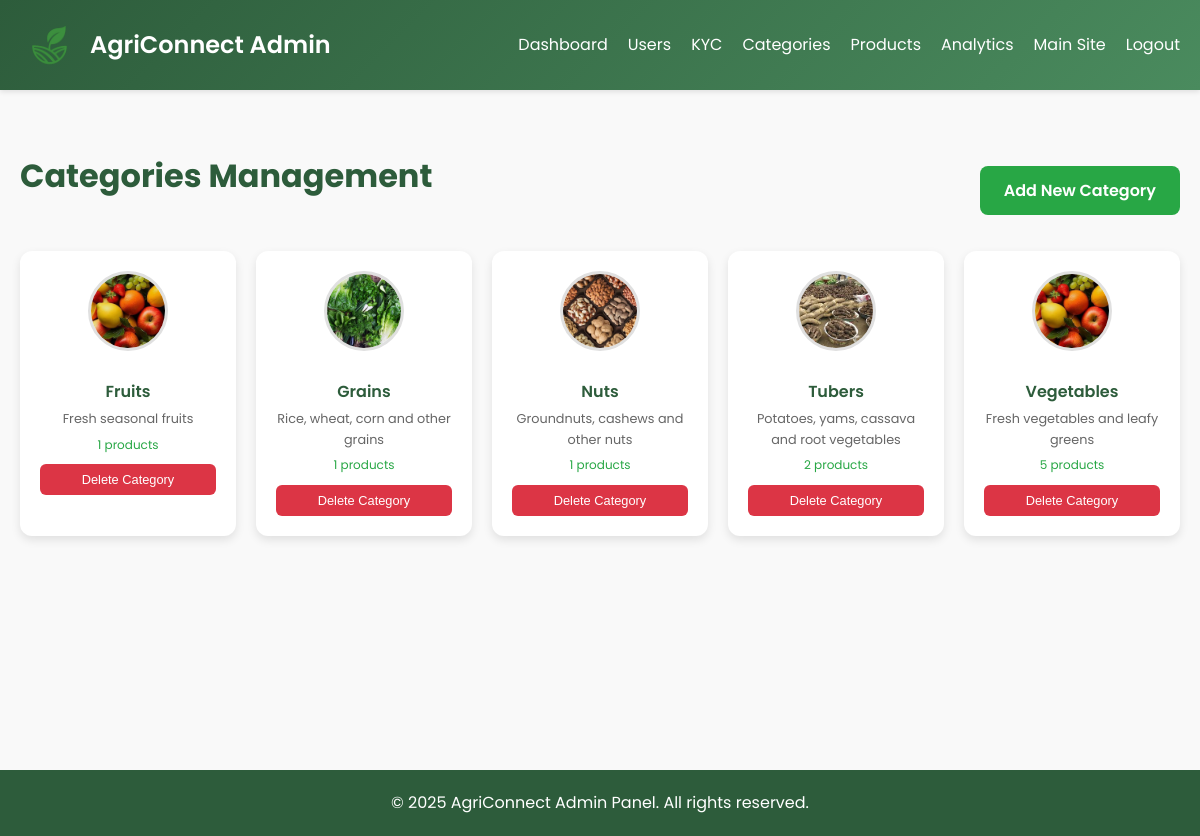
The app's page /admin/categories (signed in) with its own data.
### app/models/product.py (models this page shows, shortened)
class Category(db.Model):
    __tablename__ = 'categories'
    id = db.Column(db.Integer, primary_key=True)
    name = db.Column(db.String(50), nullable=False, unique=True)
    description = db.Column(db.Text, nullable=True)
    parent_id = db.Column(db.Integer, db.ForeignKey('categories.id'), nullable=True)
    created_at = db.Column(db.DateTime, default=datetime.now)
    image = db.Column(db.String(255), nullable=True)  # Path or URL to the category image
    parent = db.relationship('Category', remote_side=[id], backref='subcategories', lazy=True)

### app/views/admin/__init__.py (the view)
@admin_bp.route('/categories', methods=['GET'])
@login_required
@admin_required
def list_categories():
    categories = Category.query.order_by(Category.parent_id, Category.name).all()
    return render_template('admin/categories.html', categories=categories)

### app/extensions.py (called while the page is built)
def initialize_extensions(app: Flask):
    db.init_app(app)
    login_manager.init_app(app)
    bcrypt.init_app(app)
    login_manager.login_view = 'auth.login'  # Redirect to the login page if not authenticated
    login_manager.login_message = 'Please log in to access this page.'  # Custom message for unauthenticated users
    login_manager.session_protection = 'strong'  # Use strong session protection
    socketio.init_app(app)  # Initialize SocketIO with the Flask app
    from app.models.user import User
    @login_manager.user_loader
    def load_user(user_id: str) -> Optional[User]:
        return User.query.get(int(user_id))

### app/views/admin/__init__.py (called while the page is built)
def admin_required(func):
    from functools import wraps
    @wraps(func)
    def wrapper(*args, **kwargs):
        if not current_user.is_authenticated or current_user.role != 'admin':
            flash('Admin access required.', 'danger')
            return redirect(url_for('main.index'))
        return func(*args, **kwargs)
    return wrapper

### app/templates/admin/categories.html (shortened to what this page needs)
{% extends 'admin/base.html' %}
{% block content %}
<section class="products-section">
    <div class="container">
        <div class="products-header">
            <h2>Categories Management</h2>
            <a href="{{ url_for('admin.add_category') }}" class="cta-button">Add New Category</a>
        </div>
        <div class="categories-grid">
            {% for category in categories if not category.parent_id %}
            <div class="category-card" style="height: auto;">
                {% if category.image %}
                <img class="category-img" src="{{ category.image }}" alt="{{ category.name }}" />
                {% else %}
                <div class="category-img"
                    style="background: linear-gradient(135deg, #28a745, #20c997); color: white; display: flex; align-items: center; justify-content: center; font-size: 1.5rem;">
                    📂
                </div>
                {% endif %}
                <div style="margin-top: 10px;">
                    <p class="category-name">{{ category.name }}</p>
                    {% if category.description %}
                    <p style="font-size: 0.8rem; color: #666; margin: 5px 0;">{{ category.description[:60] }}</p>
                    {% endif %}
                    <p style="font-size: 0.75rem; color: #28a745; margin: 5px 0;">
                        {{ category.products|length }} products
                    </p>
                    <form method="post" action="{{ url_for('admin.delete_category', category_id=category.id) }}"
                        style="margin-top: 10px;">
                        <button type="submit"
                            onclick="return confirm('Delete category {{ category.name }}? This will also delete all products in this category.')"
                            style="width: 100%; background: #dc3545; color: white; border: none; border-radius: 6px; padding: 8px; font-size: 0.8rem; cursor: pointer;">
                            Delete Category
                        </button>
                    </form>
                </div>
            </div>
            {% endfor %}
        </div>
    </div>
</section>
{% endblock %}

### app/static/css/UserDashboard.css (style rules this page uses)
* { margin: 0; padding: 0; box-sizing: border-box; }
body { font-family: 'Poppins', sans-serif; background-color: #f4f7f6; color: #333; line-height: 1.6; }
.container { max-width: 1200px; margin: 0 auto; padding: 0 20px; }
.cta-button { display: inline-block; background: #28a745; color: white; padding: 12px 24px; border-radius: 8px; text-decoration: none; font-weight: 600; transition: background 0.3s, transform 0.2s; }
.categories-grid { display: grid; grid-template-columns: repeat(auto-fit, minmax(150px, 1fr)); gap: 20px; }
.category-card { background: #fff; border-radius: 12px; max-width: 300px; padding: 20px; text-align: center; box-shadow: 0 4px 10px rgba(0, 0, 0, 0.1); transition: transform 0.3s, box-shadow 0.3s; cursor: pointer; }
.category-img { width: 80px; height: 80px; object-fit: cover; border-radius: 50%; border: 3px solid #e0e0e0; margin-bottom: 10px; }
.category-name { font-weight: 600; color: #2d5c3b; }
.products-section { padding: 60px 0; background-color: #f9f9f9; min-height: 85vh; }
.products-section h2 { text-align: center; font-size: 2rem; color: #2d5c3b; margin-bottom: 30px; }
.products-header { display: flex; justify-content: space-between; align-items: center; margin-bottom: 20px; flex-wrap: wrap; gap: 15px; }
.products-section h2, .products-section h3, .products-header h2, .products-header h3 { color: #2d5c3b !important; }
.category-card .category-name { color: #2d5c3b !important; }
.cta-button, .search-button, .contact-button, .filter-button.active { color: white !important; }

### app/templates/admin/base.html (style rules this page uses)
body { min-height: 100vh; }

### records on screen
Category: image (picture), name "Fruits", description "Fresh seasonal fruits", products|length "1"
Category: image (picture), name "Grains", description "Rice, wheat, corn and other grains", products|length "1"
Category: image (picture), name "Nuts", description "Groundnuts, cashews and other nuts", products|length "1"
Category: image (picture), name "Tubers", description "Potatoes, yams, cassava and root vegetables", products|length "2"
Category: image (picture), name "Vegetables", description "Fresh vegetables and leafy greens", products|length "5"
